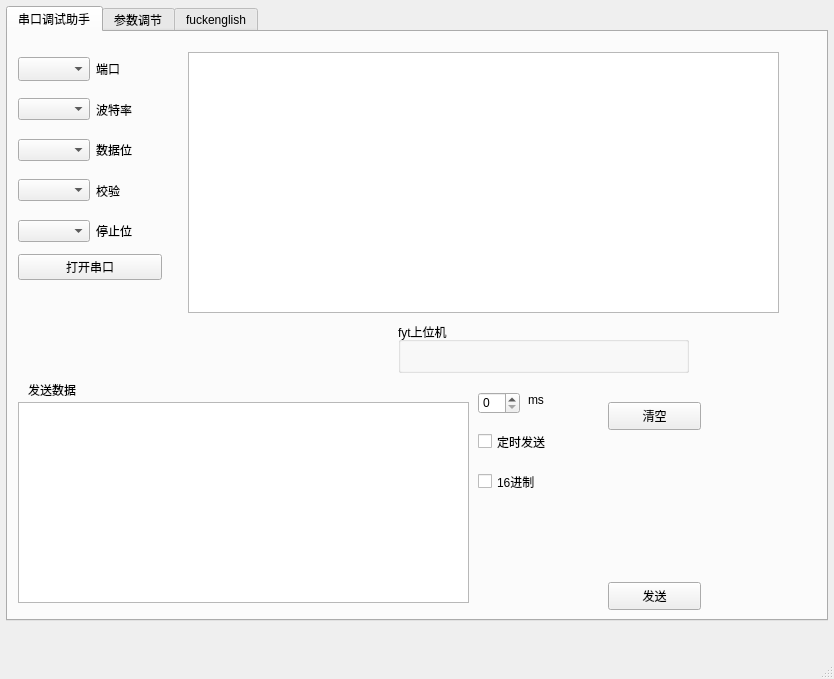
<?xml version="1.0" encoding="UTF-8"?>
<ui version="4.0">
 <class>MainWindow</class>
 <widget class="QMainWindow" name="MainWindow">
  <property name="geometry">
   <rect>
    <x>0</x>
    <y>0</y>
    <width>834</width>
    <height>679</height>
   </rect>
  </property>
  <property name="windowTitle">
   <string>MainWindow</string>
  </property>
  <widget class="QWidget" name="centralwidget">
   <widget class="QTabWidget" name="tabWidget">
    <property name="geometry">
     <rect>
      <x>6</x>
      <y>6</y>
      <width>822</width>
      <height>615</height>
     </rect>
    </property>
    <property name="currentIndex">
     <number>0</number>
    </property>
    <widget class="QWidget" name="tab1">
     <attribute name="title">
      <string>串口调试助手</string>
     </attribute>
     <widget class="QCheckBox" name="timeTxBt">
      <property name="geometry">
       <rect>
        <x>470</x>
        <y>400</y>
        <width>91</width>
        <height>19</height>
       </rect>
      </property>
      <property name="text">
       <string>定时发送</string>
      </property>
     </widget>
     <widget class="QPushButton" name="txBt">
      <property name="geometry">
       <rect>
        <x>600</x>
        <y>550</y>
        <width>93</width>
        <height>28</height>
       </rect>
      </property>
      <property name="text">
       <string>发送</string>
      </property>
     </widget>
     <widget class="vQTextEdit" name="plainTextTx">
      <property name="geometry">
       <rect>
        <x>10</x>
        <y>370</y>
        <width>451</width>
        <height>201</height>
       </rect>
      </property>
     </widget>
     <widget class="QLabel" name="label_6">
      <property name="geometry">
       <rect>
        <x>20</x>
        <y>350</y>
        <width>72</width>
        <height>15</height>
       </rect>
      </property>
      <property name="text">
       <string>发送数据</string>
      </property>
     </widget>
     <widget class="QGroupBox" name="groupBox">
      <property name="geometry">
       <rect>
        <x>390</x>
        <y>290</y>
        <width>291</width>
        <height>51</height>
       </rect>
      </property>
      <property name="title">
       <string>fyt上位机</string>
      </property>
     </widget>
     <widget class="vPlainTextEdit" name="plainTextRx">
      <property name="geometry">
       <rect>
        <x>180</x>
        <y>20</y>
        <width>591</width>
        <height>261</height>
       </rect>
      </property>
      <property name="readOnly">
       <bool>true</bool>
      </property>
     </widget>
     <widget class="QSpinBox" name="spinBox">
      <property name="geometry">
       <rect>
        <x>470</x>
        <y>360</y>
        <width>42</width>
        <height>22</height>
       </rect>
      </property>
     </widget>
     <widget class="QLabel" name="label_7">
      <property name="geometry">
       <rect>
        <x>520</x>
        <y>360</y>
        <width>72</width>
        <height>15</height>
       </rect>
      </property>
      <property name="text">
       <string>ms</string>
      </property>
     </widget>
     <widget class="QWidget" name="layoutWidget">
      <property name="geometry">
       <rect>
        <x>10</x>
        <y>20</y>
        <width>144</width>
        <height>228</height>
       </rect>
      </property>
      <layout class="QVBoxLayout" name="verticalLayout_2">
       <item>
        <layout class="QVBoxLayout" name="verticalLayout">
         <item>
          <layout class="QHBoxLayout" name="horizontalLayout">
           <item>
            <widget class="vCombox" name="serialCb">
             <property name="minimumSize">
              <size>
               <width>0</width>
               <height>24</height>
              </size>
             </property>
             <property name="maximumSize">
              <size>
               <width>16777215</width>
               <height>24</height>
              </size>
             </property>
            </widget>
           </item>
           <item>
            <widget class="QLabel" name="label">
             <property name="text">
              <string>端口</string>
             </property>
            </widget>
           </item>
          </layout>
         </item>
         <item>
          <layout class="QHBoxLayout" name="horizontalLayout_2">
           <item>
            <widget class="QComboBox" name="baudrateCb"/>
           </item>
           <item>
            <widget class="QLabel" name="label_2">
             <property name="text">
              <string>波特率</string>
             </property>
            </widget>
           </item>
          </layout>
         </item>
         <item>
          <layout class="QHBoxLayout" name="horizontalLayout_3">
           <item>
            <widget class="QComboBox" name="dataCb"/>
           </item>
           <item>
            <widget class="QLabel" name="label_3">
             <property name="text">
              <string>数据位</string>
             </property>
            </widget>
           </item>
          </layout>
         </item>
         <item>
          <layout class="QHBoxLayout" name="horizontalLayout_4">
           <item>
            <widget class="QComboBox" name="checkoutCb"/>
           </item>
           <item>
            <widget class="QLabel" name="label_4">
             <property name="text">
              <string>校验</string>
             </property>
            </widget>
           </item>
          </layout>
         </item>
         <item>
          <layout class="QHBoxLayout" name="horizontalLayout_5">
           <item>
            <widget class="QComboBox" name="stopCb"/>
           </item>
           <item>
            <widget class="QLabel" name="label_5">
             <property name="text">
              <string>停止位</string>
             </property>
            </widget>
           </item>
          </layout>
         </item>
        </layout>
       </item>
       <item>
        <widget class="QPushButton" name="openserialBt">
         <property name="text">
          <string>打开串口</string>
         </property>
         <property name="checkable">
          <bool>true</bool>
         </property>
        </widget>
       </item>
      </layout>
     </widget>
     <widget class="QPushButton" name="txClearBt">
      <property name="geometry">
       <rect>
        <x>600</x>
        <y>370</y>
        <width>93</width>
        <height>28</height>
       </rect>
      </property>
      <property name="text">
       <string>清空</string>
      </property>
      <property name="checkable">
       <bool>true</bool>
      </property>
     </widget>
     <widget class="QCheckBox" name="hexCb">
      <property name="geometry">
       <rect>
        <x>470</x>
        <y>440</y>
        <width>91</width>
        <height>19</height>
       </rect>
      </property>
      <property name="text">
       <string>16进制</string>
      </property>
     </widget>
    </widget>
    <widget class="QWidget" name="tab2">
     <attribute name="title">
      <string>参数调节</string>
     </attribute>
    </widget>
    <widget class="QWidget" name="tab_3">
     <attribute name="title">
      <string>fuckenglish</string>
     </attribute>
    </widget>
   </widget>
  </widget>
  <widget class="QMenuBar" name="menubar">
   <property name="geometry">
    <rect>
     <x>0</x>
     <y>0</y>
     <width>834</width>
     <height>26</height>
    </rect>
   </property>
  </widget>
  <widget class="QStatusBar" name="statusbar"/>
 </widget>
 <customwidgets>
  <customwidget>
   <class>vPlainTextEdit</class>
   <extends>QPlainTextEdit</extends>
   <header>vplaintextedit.h</header>
  </customwidget>
  <customwidget>
   <class>vQTextEdit</class>
   <extends>QTextEdit</extends>
   <header>vqtextedit.h</header>
  </customwidget>
  <customwidget>
   <class>vCombox</class>
   <extends>QComboBox</extends>
   <header>vcombox.h</header>
  </customwidget>
 </customwidgets>
 <resources/>
 <connections/>
</ui>
